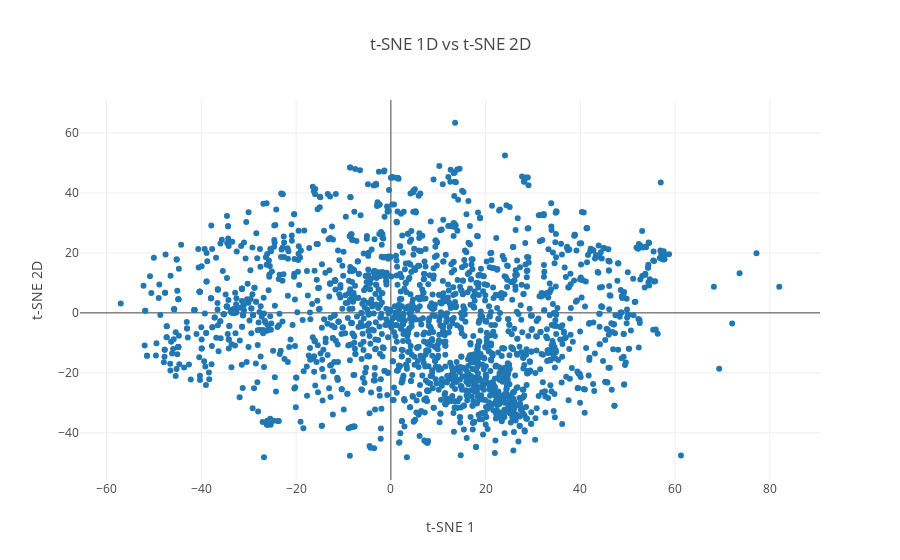

The cell this chart's notebook holds for it:
### Markdown cell above
#### t-SNE

### Code cell
# Creating the tsne plot

tsne = TSNE(n_components=2)
fast_lstm_embedding = tsne.fit_transform(embed_weights)

# Finally plotting the fig

plotly_embeddings(fast_lstm_embedding, list)words_not_found + words), start=0, stop=2000, step=1)

### Figure 1 — Plotly figure (JSON) as saved in the notebook; plotly's stock layout.template omitted (floating-point values rounded to 4 significant figures; data arrays with more than 128 entries replaced by an {"elided": "..."} marker saying what was removed)
{"data": [{"mode": "markers", "text": {"elided": "2000 str values"}, "type": "scatter", "uid": "4d56b1d4-ba68-11e8-8e14-4dfe232d55c9", "x": {"elided": "2000 float values"}, "y": {"elided": "2000 float values"}}], "layout": {"hovermode": "closest", "title": "t-SNE 1D vs t-SNE 2D", "xaxis": {"title": "t-SNE 1"}, "yaxis": {"title": "t-SNE 2D"}}}
